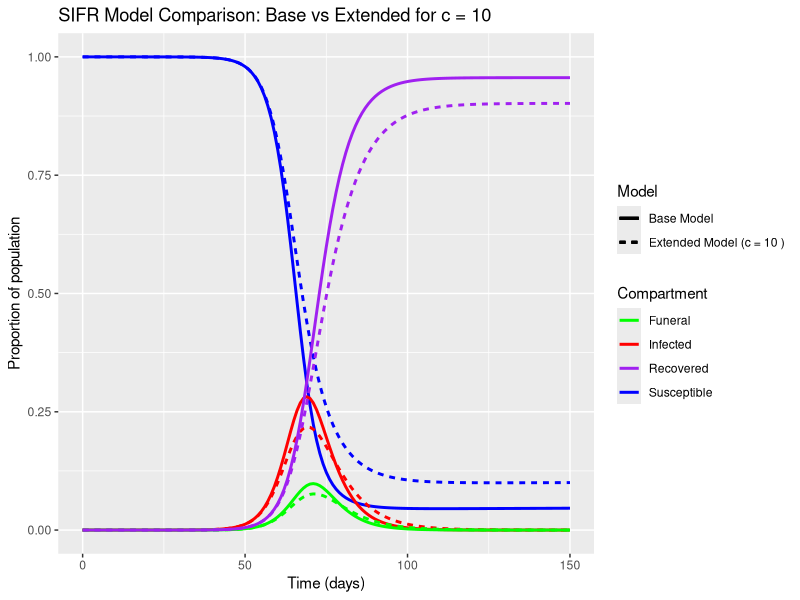
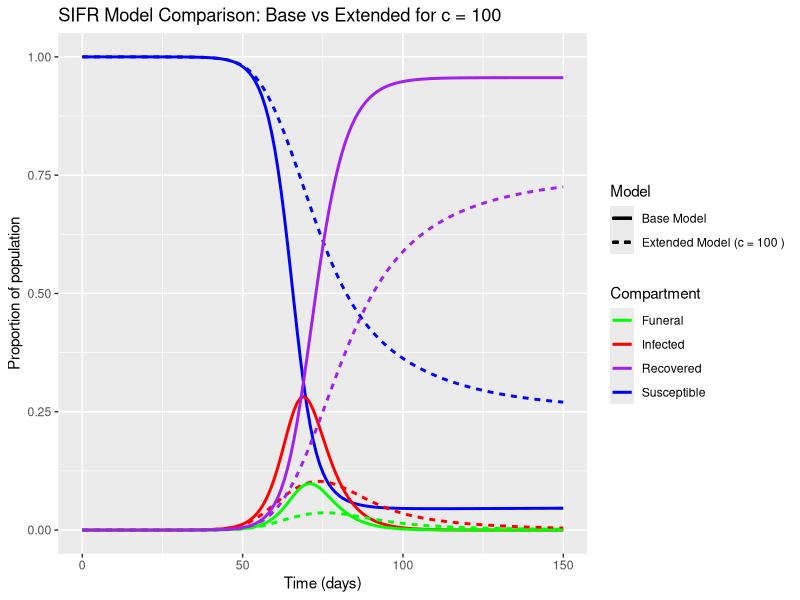
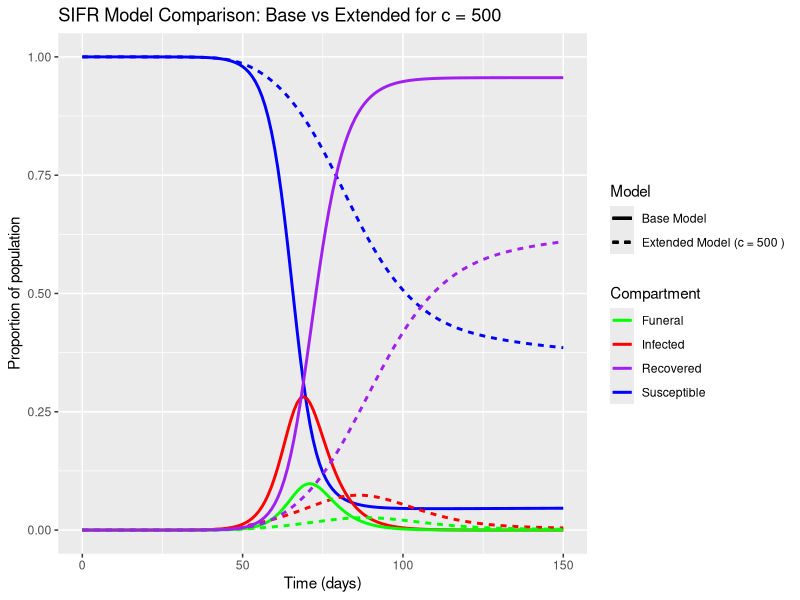

R code for these plots, in order:
library(ggplot2)

# Define parameters
beta_S <- 0.27      # Transmission rate between susceptible and infected
beta_F <- 0.79      # Transmission rate between susceptible and funerals
gamma <- 0.1782     # Recovery rate
sigma <- 0.5        # Funeral clearance rate
mu <- 0.0111 / 365  # Birth and natural death rate (per day)
c                   # Exponential decay factor for funeral transmission (extended model)
# Initial conditions
N <- 1                 # Total population
initial_state <- list(
  S = 1 - 1 / 11472914, # Initial susceptible population
  I = 1 / 11472914,     # Initial infected individuals
  F = 0,                # Initial funeral population
  R = 0                 # Initial recovered individuals
)

# Time frame for simulation
time_steps <- 150      # Simulate for 150 days

# Function to run the base model
run_base_model <- function() {
  # Initialize vectors to store results
  S <- numeric(time_steps + 1)
  I <- numeric(time_steps + 1)
  F <- numeric(time_steps + 1)
  R <- numeric(time_steps + 1)
  
  # Set initial values
  S[1] <- initial_state$S
  I[1] <- initial_state$I
  F[1] <- initial_state$F
  R[1] <- initial_state$R
  
  # Simulation loop for base model
  for (t in 1:time_steps) {
    S[t + 1] <- S[t] + mu - mu * S[t] - beta_S * S[t] * I[t] - beta_F * S[t] * F[t]
    I[t + 1] <- I[t] - mu * I[t] + beta_S * S[t] * I[t] + beta_F * S[t] * F[t] - gamma * I[t]
    F[t + 1] <- F[t] + gamma * I[t] - sigma * F[t]
    R[t + 1] <- R[t] + sigma * F[t]
  }
  
  data.frame(time = 0:time_steps, Susceptible = S, Infected = I, Funeral = F, Recovered = R)
}

# Function to run the extended model
run_extended_model <- function(c) {
  # Initialize vectors to store results
  S <- numeric(time_steps + 1)
  I <- numeric(time_steps + 1)
  F <- numeric(time_steps + 1)
  R <- numeric(time_steps + 1)
  
  # Set initial values
  S[1] <- initial_state$S
  I[1] <- initial_state$I
  F[1] <- initial_state$F
  R[1] <- initial_state$R
  
  # Simulation loop for extended model
  for (t in 1:time_steps) {
    S[t + 1] <- S[t] + mu - mu * S[t] - beta_S * S[t] * I[t] - beta_F * S[t] * F[t] * exp(-c * F[t])
    I[t + 1] <- I[t] - mu * I[t] + beta_S * S[t] * I[t] + beta_F * S[t] * F[t] * exp(-c * F[t]) - gamma * I[t]
    F[t + 1] <- F[t] + gamma * I[t] - sigma * F[t]
    R[t + 1] <- R[t] + sigma * F[t]
  }
  
  data.frame(time = 0:time_steps, Susceptible = S, Infected = I, Funeral = F, Recovered = R)
}

# Run the base model
base_model_results <- run_base_model()

# Run the extended model for c = 10, 100, 500
extended_model_results_c10 <- run_extended_model(c = 10)
extended_model_results_c100 <- run_extended_model(c = 100)
extended_model_results_c500 <- run_extended_model(c = 500)

# Define custom colors
colours <- c(
  "Susceptible" = "blue",
  "Infected" = "red",
  "Funeral" = "green",
  "Recovered" = "purple"
)

# Function to plot comparison
plot_comparison <- function(base_results, extended_results, c_value) {
  base_results$model <- "Base Model"
  extended_results$model <- paste("Extended Model (c =", c_value, ")")
  combined_results <- rbind(base_results, extended_results)
  
  ggplot(combined_results, aes(x = time)) +
    geom_line(aes(y = Susceptible, colour = "Susceptible", linetype = model), lwd = 1) +
    geom_line(aes(y = Infected, colour = "Infected", linetype = model), lwd = 1) +
    geom_line(aes(y = Funeral, colour = "Funeral", linetype = model), lwd = 1) +
    geom_line(aes(y = Recovered, colour = "Recovered", linetype = model), lwd = 1) +
    labs(
      x = "Time (days)",
      y = "Proportion of population",
      title = paste("SIFR Model Comparison: Base vs Extended for c =", c_value),
      colour = "Compartment",
      linetype = "Model"
    ) +
    scale_colour_manual(values = colours) 
}

# Generate plots for c = 10, 100, 500
plot_c10 <- plot_comparison(base_model_results, extended_model_results_c10, 10)
plot_c100 <- plot_comparison(base_model_results, extended_model_results_c100, 100)
plot_c500 <- plot_comparison(base_model_results, extended_model_results_c500, 500)


print(plot_c10)
print(plot_c100)
print(plot_c500)